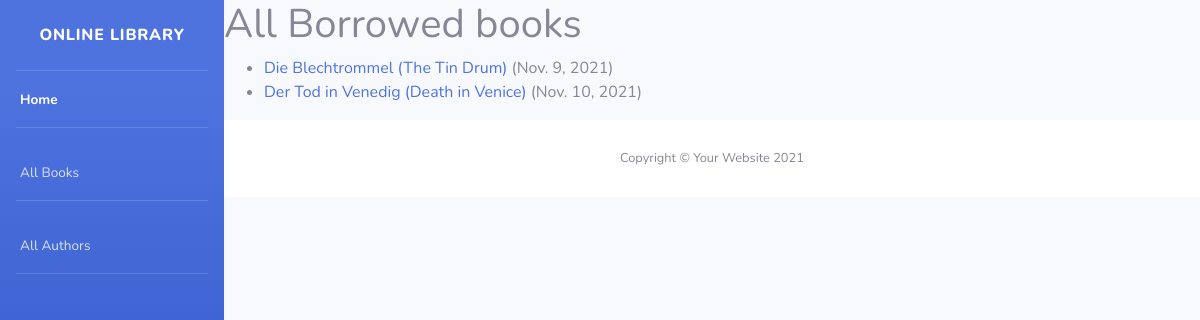
/catalog/borrowed/ (signed in), run on an earlier commit of the app's database.
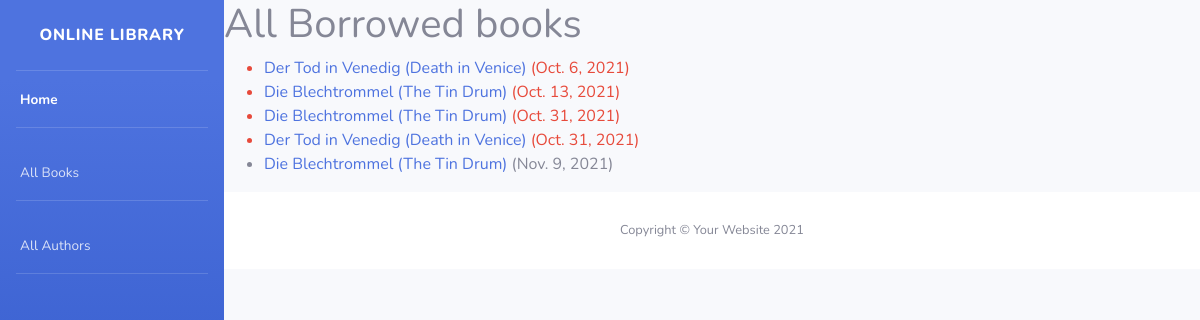
And on a later commit of the database.
### catalog/models.py (models this page shows, shortened)
class BookInstance(models.Model):
    id = models.UUIDField(primary_key=True, default=uuid.uuid4,
                          help_text='Unique ID for this particular book across whole library')
    book = models.ForeignKey('Book', on_delete=models.RESTRICT, null=True)
    imprint = models.CharField(max_length=200)
    due_back = models.DateField(null=True, blank=True)
    borrower = models.ForeignKey(User, on_delete=models.SET_NULL, null=True, blank=True)
    LOAN_STATUS = (
        ('m', 'Maintenance'),
        ('o', 'On loan'),
        ('a', 'Available'),
        ('r', 'Reserved'),
    )
    status = models.CharField(
        max_length=1,
        choices=LOAN_STATUS,
        blank=True,
        default='m',
        help_text='Book availability',
    )
    class Meta:
        ordering = ['due_back']
        permissions = (("can_mark_returned", "Set book as returned"),)
    @property
    def is_overdue(self):
        if self.due_back and date.today() > self.due_back:
            return True
        return False

class Book(models.Model):
    title = models.CharField(max_length=200)
    author = models.ForeignKey('Author', on_delete=models.SET_NULL, null=True)
    summary = models.TextField(max_length=1000, help_text='Enter a brief description of the book')
    isbn = models.CharField('ISBN', max_length=13, unique=True,
                            help_text='13 Character <a href="https://www.isbn-international.org/content/what-isbn">ISBN number</a>')
    genre = models.ManyToManyField(Genre, help_text='Select a genre for this book')
    def display_genre(self):
        """Create a string for the Genre. This is required to display genre in Admin."""
        return ', '.join(genre.name for genre in self.genre.all()[:3])
    display_genre.short_description = 'Genre'

### catalog/views.py (the view)
# urls.py: path('borrowed/', views.LoanedBooksListView.as_view(), name='borrowed'),
class LoanedBooksListView(PermissionRequiredMixin, generic.ListView):
    permission_required = 'catalog.can_mark_returned'
    model = BookInstance
    template_name = 'catalog/bookinstance_list_borrowed.html'
    paginate_by = 10
    def get_queryset(self):
        return BookInstance.objects.filter(status__exact='o').order_by('due_back')

### catalog/templates/catalog/bookinstance_list_borrowed.html
{% extends "base_generic.html" %}
{% block content %}
    <h1>All Borrowed books</h1>
    {% if bookinstance_list %}
    <ul>
      {% for bookinst in bookinstance_list %}
      <li class="{% if bookinst.is_overdue %}text-danger{% endif %}">
        <a href="{% url 'book-detail' bookinst.book.pk %}">{{bookinst.book.title}}</a> ({{ bookinst.due_back }})
      </li>
      {% endfor %}
    </ul>
    {% else %}
      <p>There are no books borrowed.</p>
    {% endif %}
{% endblock %}

### catalog/templates/base_generic.html (shortened to what this page needs)
<!DOCTYPE html>
<html lang="en">
<head>
  <link rel="stylesheet" href="https://cdn.jsdelivr.net/npm/bootstrap@4.5.3/dist/css/bootstrap.min.css">
  {% load static %}
    <link href="{% static 'css/sb-admin-2.min.css' %}" rel="stylesheet">
</head>
<body id="page-top">
    <div id="wrapper">
        {% block sidebar %}
        <ul class="navbar-nav bg-gradient-primary sidebar sidebar-dark accordion" id="accordionSidebar">
            <a class="sidebar-brand d-flex align-items-center justify-content-center" href="index.html">
                <div class="sidebar-brand-text mx-3">Online Library <sup></sup></div>
            </a>
            <hr class="sidebar-divider my-0">
            <li class="nav-item active">
                <a class="nav-link" href="{% url 'index' %}">
                    <span>Home</span></a>
            </li>
            <hr class="sidebar-divider">
            <li class="nav-item">
                <a class="nav-link" href="{% url 'books' %}">
                    <span>All Books</span></a>
            </li>
            <hr class="sidebar-divider">
            <li class="nav-item">
                <a class="nav-link" href="{% url 'authors'%}">
                    <span>All Authors</span></a>
            </li>
            <hr class="sidebar-divider d-none d-md-block">
        </ul>
        {% endblock %}
        <div id="content-wrapper" class="d-flex flex-column">
            {% block content %}{% endblock %}
            <footer class="sticky-footer bg-white">
                <div class="container my-auto">
                    <div class="copyright text-center my-auto">
                        <span>Copyright &copy; Your Website 2021</span>
                    </div>
                </div>
            </footer>
        </div>
    </div>
</body>
</html>

What changed in the data, as far as the page shows it:
changed BookInstance: due_back "Nov. 10, 2021" → "Oct. 6, 2021"; moves up the list
now on this page (row edited): BookInstance: book "Die Blechtrommel (The Tin Drum)", due_back "Oct. 13, 2021"
now on this page (row edited): BookInstance: book "Die Blechtrommel (The Tin Drum)", due_back "Oct. 31, 2021"
now on this page (row edited): BookInstance: book "Der Tod in Venedig (Death in Venice)", due_back "Oct. 31, 2021"
